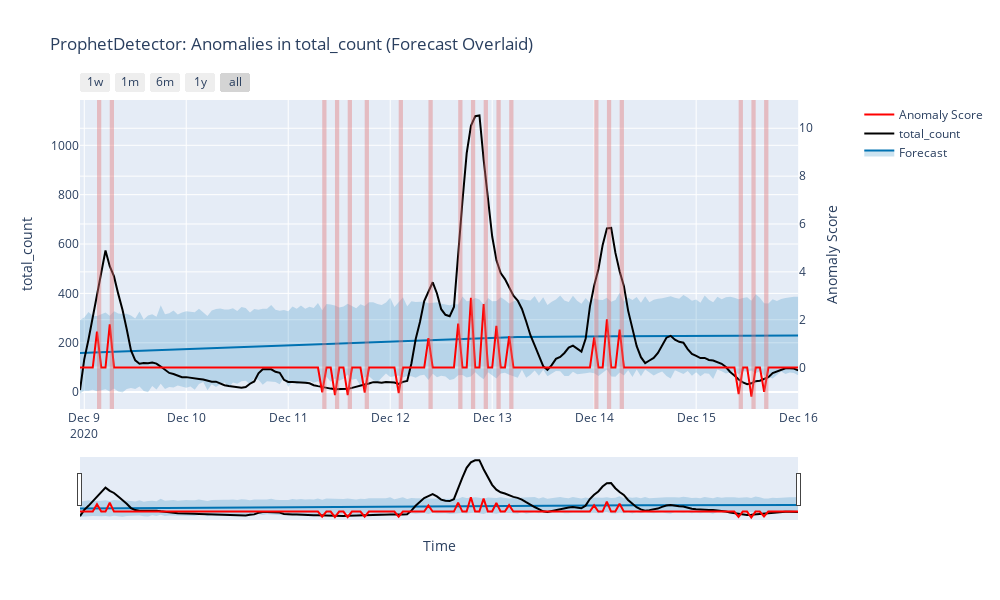
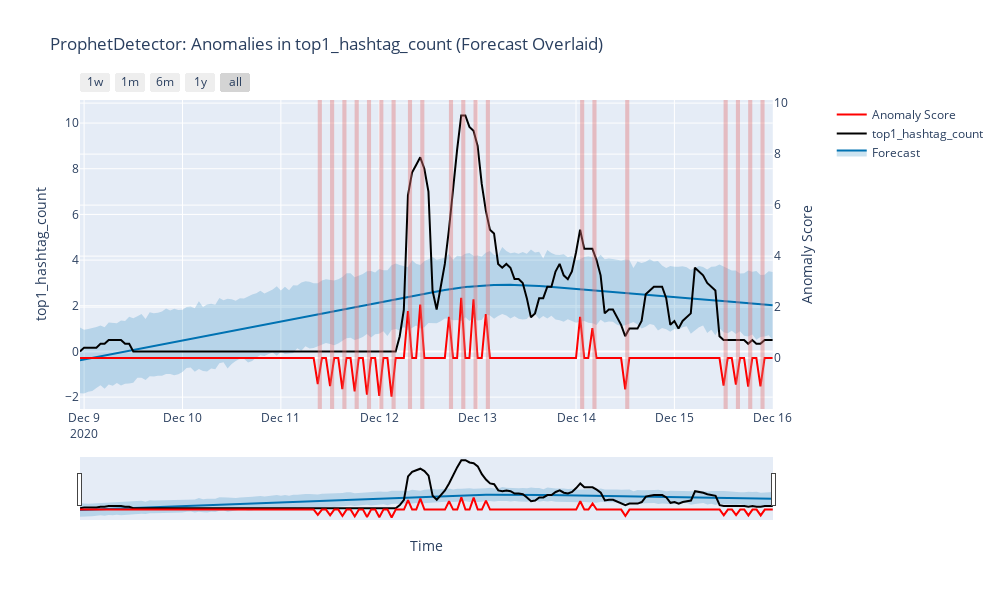
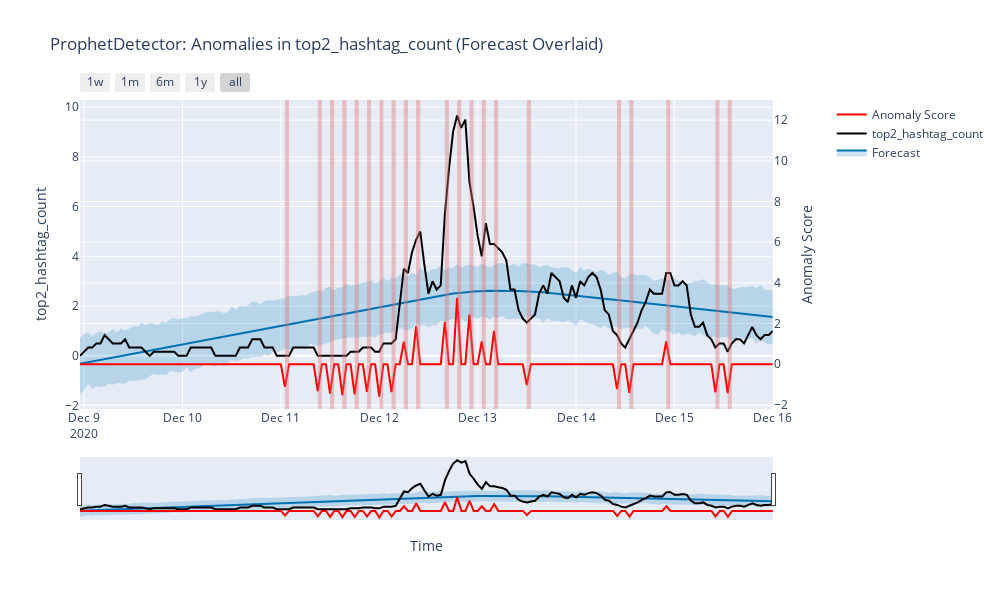
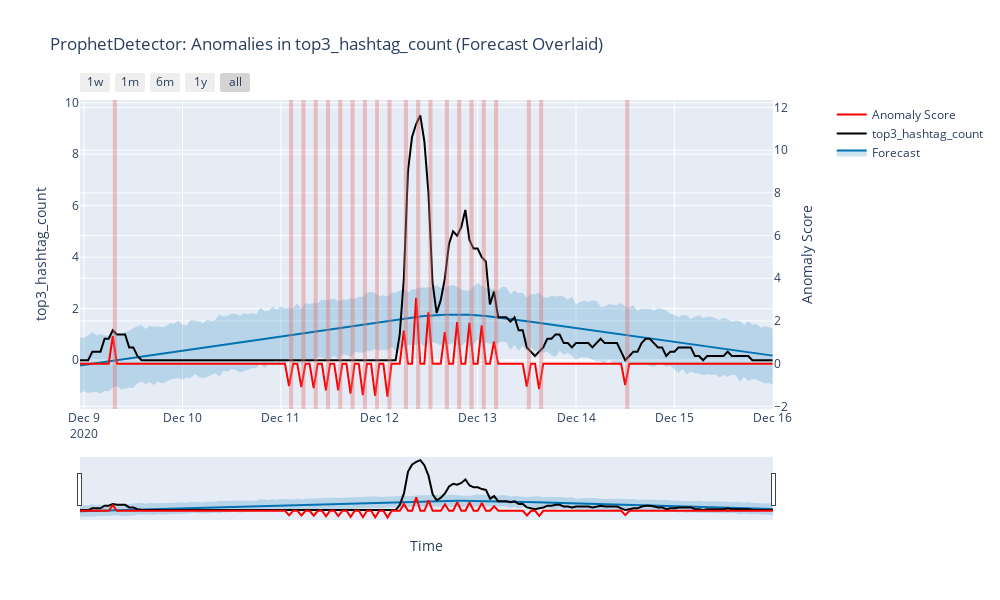

Notebook code cell kept with these figures, in order:
### Code cell
for feat in ["total_count", "top1_hashtag_count", "top2_hashtag_count", "top3_hashtag_count"]:
    detect_anomalies(
        df_timeseries, 
        feat,
        model=ProphetDetector(prophet_config)
    )

### Figure 1 — Plotly figure (JSON) as saved in the notebook; plotly's stock layout.template omitted (floating-point values rounded to 4 significant figures; data arrays with more than 128 entries replaced by an {"elided": "..."} marker saying what was removed)
{"data": [{"hoverinfo": "skip", "line": {"width": 0}, "mode": "lines", "showlegend": false, "type": "scatter", "x": {"elided": "170 str values"}, "y": {"elided": "170 float values"}}, {"fill": "tonexty", "fillcolor": "rgba(0, 114, 178, 0.2)", "line": {"color": "#0072B2", "width": 2}, "mode": "lines", "name": "Forecast", "type": "scatter", "x": {"elided": "170 str values"}, "y": {"elided": "170 float values"}}, {"fill": "tonexty", "fillcolor": "rgba(0, 114, 178, 0.2)", "hoverinfo": "skip", "line": {"width": 0}, "mode": "lines", "showlegend": false, "type": "scatter", "x": {"elided": "170 str values"}, "y": {"elided": "170 float values"}}, {"line": {"color": "black", "width": 2}, "mode": "lines", "name": "total_count", "type": "scatter", "x": {"elided": "170 str values"}, "y": {"elided": "170 float values"}}, {"line": {"color": "red", "width": 2}, "mode": "lines", "name": "Anomaly Score", "type": "scatter", "x": {"elided": "170 str values"}, "xaxis": "x", "y": {"elided": "170 float values"}, "yaxis": "y2"}], "layout": {"height": 600, "shapes": [{"fillcolor": "#e07070", "line": {"width": 0}, "opacity": 0.4, "type": "rect", "x0": "2020-12-09T03:00:00", "x1": "2020-12-09T04:00:00", "xref": "x", "y0": 0, "y1": 1, "yref": "y domain"}, {"fillcolor": "#e07070", "line": {"width": 0}, "opacity": 0.4, "type": "rect", "x0": "2020-12-09T06:00:00", "x1": "2020-12-09T07:00:00", "xref": "x", "y0": 0, "y1": 1, "yref": "y domain"}, {"fillcolor": "#e07070", "line": {"width": 0}, "opacity": 0.4, "type": "rect", "x0": "2020-12-11T08:00:00", "x1": "2020-12-11T09:00:00", "xref": "x", "y0": 0, "y1": 1, "yref": "y domain"}, {"fillcolor": "#e07070", "line": {"width": 0}, "opacity": 0.4, "type": "rect", "x0": "2020-12-11T11:00:00", "x1": "2020-12-11T12:00:00", "xref": "x", "y0": 0, "y1": 1, "yref": "y domain"}, {"fillcolor": "#e07070", "line": {"width": 0}, "opacity": 0.4, "type": "rect", "x0": "2020-12-11T14:00:00", "x1": "2020-12-11T15:00:00", "xref": "x", "y0": 0, "y1": 1, "yref": "y domain"}, {"fillcolor": "#e07070", "line": {"width": 0}, "opacity": 0.4, "type": "rect", "x0": "2020-12-11T18:00:00", "x1": "2020-12-11T19:00:00", "xref": "x", "y0": 0, "y1": 1, "yref": "y domain"}, {"fillcolor": "#e07070", "line": {"width": 0}, "opacity": 0.4, "type": "rect", "x0": "2020-12-12T02:00:00", "x1": "2020-12-12T03:00:00", "xref": "x", "y0": 0, "y1": 1, "yref": "y domain"}, {"fillcolor": "#e07070", "line": {"width": 0}, "opacity": 0.4, "type": "rect", "x0": "2020-12-12T09:00:00", "x1": "2020-12-12T10:00:00", "xref": "x", "y0": 0, "y1": 1, "yref": "y domain"}, {"fillcolor": "#e07070", "line": {"width": 0}, "opacity": 0.4, "type": "rect", "x0": "2020-12-12T16:00:00", "x1": "2020-12-12T17:00:00", "xref": "x", "y0": 0, "y1": 1, "yref": "y domain"}, {"fillcolor": "#e07070", "line": {"width": 0}, "opacity": 0.4, "type": "rect", "x0": "2020-12-12T19:00:00", "x1": "2020-12-12T20:00:00", "xref": "x", "y0": 0, "y1": 1, "yref": "y domain"}, {"fillcolor": "#e07070", "line": {"width": 0}, "opacity": 0.4, "type": "rect", "x0": "2020-12-12T22:00:00", "x1": "2020-12-12T23:00:00", "xref": "x", "y0": 0, "y1": 1, "yref": "y domain"}, {"fillcolor": "#e07070", "line": {"width": 0}, "opacity": 0.4, "type": "rect", "x0": "2020-12-13T01:00:00", "x1": "2020-12-13T02:00:00", "xref": "x", "y0": 0, "y1": 1, "yref": "y domain"}, {"fillcolor": "#e07070", "line": {"width": 0}, "opacity": 0.4, "type": "rect", "x0": "2020-12-13T04:00:00", "x1": "2020-12-13T05:00:00", "xref": "x", "y0": 0, "y1": 1, "yref": "y domain"}, {"fillcolor": "#e07070", "line": {"width": 0}, "opacity": 0.4, "type": "rect", "x0": "2020-12-14T00:00:00", "x1": "2020-12-14T01:00:00", "xref": "x", "y0": 0, "y1": 1, "yref": "y domain"}, {"fillcolor": "#e07070", "line": {"width": 0}, "opacity": 0.4, "type": "rect", "x0": "2020-12-14T03:00:00", "x1": "2020-12-14T04:00:00", "xref": "x", "y0": 0, "y1": 1, "yref": "y domain"}, {"fillcolor": "#e07070", "line": {"width": 0}, "opacity": 0.4, "type": "rect", "x0": "2020-12-14T06:00:00", "x1": "2020-12-14T07:00:00", "xref": "x", "y0": 0, "y1": 1, "yref": "y domain"}, {"fillcolor": "#e07070", "line": {"width": 0}, "opacity": 0.4, "type": "rect", "x0": "2020-12-15T10:00:00", "x1": "2020-12-15T11:00:00", "xref": "x", "y0": 0, "y1": 1, "yref": "y domain"}, {"fillcolor": "#e07070", "line": {"width": 0}, "opacity": 0.4, "type": "rect", "x0": "2020-12-15T13:00:00", "x1": "2020-12-15T14:00:00", "xref": "x", "y0": 0, "y1": 1, "yref": "y domain"}, {"fillcolor": "#e07070", "line": {"width": 0}, "opacity": 0.4, "type": "rect", "x0": "2020-12-15T16:00:00", "x1": "2020-12-15T17:00:00", "xref": "x", "y0": 0, "y1": 1, "yref": "y domain"}], "showlegend": true, "title": {"text": "ProphetDetector: Anomalies in total_count (Forecast Overlaid)"}, "width": 1000, "xaxis": {"anchor": "y", "domain": [0, 0.94], "rangeselector": {"buttons": [{"count": 7, "label": "1w", "step": "day", "stepmode": "backward"}, {"count": 1, "label": "1m", "step": "month", "stepmode": "backward"}, {"count": 6, "label": "6m", "step": "month", "stepmode": "backward"}, {"count": 1, "label": "1y", "step": "year", "stepmode": "backward"}, {"step": "all"}]}, "rangeslider": {"visible": true}, "title": {"text": "Time"}, "type": "date"}, "yaxis": {"anchor": "x", "domain": [0, 1], "title": {"text": "total_count"}}, "yaxis2": {"anchor": "x", "overlaying": "y", "range": [-1.73, 11.18], "side": "right", "title": {"text": "Anomaly Score"}}}}

### Figure 2 — Plotly figure (JSON) as saved in the notebook; plotly's stock layout.template omitted (floating-point values rounded to 4 significant figures; data arrays with more than 128 entries replaced by an {"elided": "..."} marker saying what was removed)
{"data": [{"hoverinfo": "skip", "line": {"width": 0}, "mode": "lines", "showlegend": false, "type": "scatter", "x": {"elided": "170 str values"}, "y": {"elided": "170 float values"}}, {"fill": "tonexty", "fillcolor": "rgba(0, 114, 178, 0.2)", "line": {"color": "#0072B2", "width": 2}, "mode": "lines", "name": "Forecast", "type": "scatter", "x": {"elided": "170 str values"}, "y": {"elided": "170 float values"}}, {"fill": "tonexty", "fillcolor": "rgba(0, 114, 178, 0.2)", "hoverinfo": "skip", "line": {"width": 0}, "mode": "lines", "showlegend": false, "type": "scatter", "x": {"elided": "170 str values"}, "y": {"elided": "170 float values"}}, {"line": {"color": "black", "width": 2}, "mode": "lines", "name": "top1_hashtag_count", "type": "scatter", "x": {"elided": "170 str values"}, "y": {"elided": "170 float values"}}, {"line": {"color": "red", "width": 2}, "mode": "lines", "name": "Anomaly Score", "type": "scatter", "x": {"elided": "170 str values"}, "xaxis": "x", "y": {"elided": "170 float values"}, "yaxis": "y2"}], "layout": {"height": 600, "shapes": [{"fillcolor": "#e07070", "line": {"width": 0}, "opacity": 0.4, "type": "rect", "x0": "2020-12-11T09:00:00", "x1": "2020-12-11T10:00:00", "xref": "x", "y0": 0, "y1": 1, "yref": "y domain"}, {"fillcolor": "#e07070", "line": {"width": 0}, "opacity": 0.4, "type": "rect", "x0": "2020-12-11T12:00:00", "x1": "2020-12-11T13:00:00", "xref": "x", "y0": 0, "y1": 1, "yref": "y domain"}, {"fillcolor": "#e07070", "line": {"width": 0}, "opacity": 0.4, "type": "rect", "x0": "2020-12-11T15:00:00", "x1": "2020-12-11T16:00:00", "xref": "x", "y0": 0, "y1": 1, "yref": "y domain"}, {"fillcolor": "#e07070", "line": {"width": 0}, "opacity": 0.4, "type": "rect", "x0": "2020-12-11T18:00:00", "x1": "2020-12-11T19:00:00", "xref": "x", "y0": 0, "y1": 1, "yref": "y domain"}, {"fillcolor": "#e07070", "line": {"width": 0}, "opacity": 0.4, "type": "rect", "x0": "2020-12-11T21:00:00", "x1": "2020-12-11T22:00:00", "xref": "x", "y0": 0, "y1": 1, "yref": "y domain"}, {"fillcolor": "#e07070", "line": {"width": 0}, "opacity": 0.4, "type": "rect", "x0": "2020-12-12T00:00:00", "x1": "2020-12-12T01:00:00", "xref": "x", "y0": 0, "y1": 1, "yref": "y domain"}, {"fillcolor": "#e07070", "line": {"width": 0}, "opacity": 0.4, "type": "rect", "x0": "2020-12-12T03:00:00", "x1": "2020-12-12T04:00:00", "xref": "x", "y0": 0, "y1": 1, "yref": "y domain"}, {"fillcolor": "#e07070", "line": {"width": 0}, "opacity": 0.4, "type": "rect", "x0": "2020-12-12T07:00:00", "x1": "2020-12-12T08:00:00", "xref": "x", "y0": 0, "y1": 1, "yref": "y domain"}, {"fillcolor": "#e07070", "line": {"width": 0}, "opacity": 0.4, "type": "rect", "x0": "2020-12-12T10:00:00", "x1": "2020-12-12T11:00:00", "xref": "x", "y0": 0, "y1": 1, "yref": "y domain"}, {"fillcolor": "#e07070", "line": {"width": 0}, "opacity": 0.4, "type": "rect", "x0": "2020-12-12T17:00:00", "x1": "2020-12-12T18:00:00", "xref": "x", "y0": 0, "y1": 1, "yref": "y domain"}, {"fillcolor": "#e07070", "line": {"width": 0}, "opacity": 0.4, "type": "rect", "x0": "2020-12-12T20:00:00", "x1": "2020-12-12T21:00:00", "xref": "x", "y0": 0, "y1": 1, "yref": "y domain"}, {"fillcolor": "#e07070", "line": {"width": 0}, "opacity": 0.4, "type": "rect", "x0": "2020-12-12T23:00:00", "x1": "2020-12-13T00:00:00", "xref": "x", "y0": 0, "y1": 1, "yref": "y domain"}, {"fillcolor": "#e07070", "line": {"width": 0}, "opacity": 0.4, "type": "rect", "x0": "2020-12-13T02:00:00", "x1": "2020-12-13T03:00:00", "xref": "x", "y0": 0, "y1": 1, "yref": "y domain"}, {"fillcolor": "#e07070", "line": {"width": 0}, "opacity": 0.4, "type": "rect", "x0": "2020-12-14T01:00:00", "x1": "2020-12-14T02:00:00", "xref": "x", "y0": 0, "y1": 1, "yref": "y domain"}, {"fillcolor": "#e07070", "line": {"width": 0}, "opacity": 0.4, "type": "rect", "x0": "2020-12-14T04:00:00", "x1": "2020-12-14T05:00:00", "xref": "x", "y0": 0, "y1": 1, "yref": "y domain"}, {"fillcolor": "#e07070", "line": {"width": 0}, "opacity": 0.4, "type": "rect", "x0": "2020-12-14T12:00:00", "x1": "2020-12-14T13:00:00", "xref": "x", "y0": 0, "y1": 1, "yref": "y domain"}, {"fillcolor": "#e07070", "line": {"width": 0}, "opacity": 0.4, "type": "rect", "x0": "2020-12-15T12:00:00", "x1": "2020-12-15T13:00:00", "xref": "x", "y0": 0, "y1": 1, "yref": "y domain"}, {"fillcolor": "#e07070", "line": {"width": 0}, "opacity": 0.4, "type": "rect", "x0": "2020-12-15T15:00:00", "x1": "2020-12-15T16:00:00", "xref": "x", "y0": 0, "y1": 1, "yref": "y domain"}, {"fillcolor": "#e07070", "line": {"width": 0}, "opacity": 0.4, "type": "rect", "x0": "2020-12-15T18:00:00", "x1": "2020-12-15T19:00:00", "xref": "x", "y0": 0, "y1": 1, "yref": "y domain"}, {"fillcolor": "#e07070", "line": {"width": 0}, "opacity": 0.4, "type": "rect", "x0": "2020-12-15T21:00:00", "x1": "2020-12-15T22:00:00", "xref": "x", "y0": 0, "y1": 1, "yref": "y domain"}], "showlegend": true, "title": {"text": "ProphetDetector: Anomalies in top1_hashtag_count (Forecast Overlaid)"}, "width": 1000, "xaxis": {"anchor": "y", "domain": [0, 0.94], "rangeselector": {"buttons": [{"count": 7, "label": "1w", "step": "day", "stepmode": "backward"}, {"count": 1, "label": "1m", "step": "month", "stepmode": "backward"}, {"count": 6, "label": "6m", "step": "month", "stepmode": "backward"}, {"count": 1, "label": "1y", "step": "year", "stepmode": "backward"}, {"step": "all"}]}, "rangeslider": {"visible": true}, "title": {"text": "Time"}, "type": "date"}, "yaxis": {"anchor": "x", "domain": [0, 1], "title": {"text": "top1_hashtag_count"}}, "yaxis2": {"anchor": "x", "overlaying": "y", "range": [-1.996, 10.12], "side": "right", "title": {"text": "Anomaly Score"}}}}

### Figure 3 — Plotly figure (JSON) as saved in the notebook; plotly's stock layout.template omitted (floating-point values rounded to 4 significant figures; data arrays with more than 128 entries replaced by an {"elided": "..."} marker saying what was removed)
{"data": [{"hoverinfo": "skip", "line": {"width": 0}, "mode": "lines", "showlegend": false, "type": "scatter", "x": {"elided": "170 str values"}, "y": {"elided": "170 float values"}}, {"fill": "tonexty", "fillcolor": "rgba(0, 114, 178, 0.2)", "line": {"color": "#0072B2", "width": 2}, "mode": "lines", "name": "Forecast", "type": "scatter", "x": {"elided": "170 str values"}, "y": {"elided": "170 float values"}}, {"fill": "tonexty", "fillcolor": "rgba(0, 114, 178, 0.2)", "hoverinfo": "skip", "line": {"width": 0}, "mode": "lines", "showlegend": false, "type": "scatter", "x": {"elided": "170 str values"}, "y": {"elided": "170 float values"}}, {"line": {"color": "black", "width": 2}, "mode": "lines", "name": "top2_hashtag_count", "type": "scatter", "x": {"elided": "170 str values"}, "y": {"elided": "170 float values"}}, {"line": {"color": "red", "width": 2}, "mode": "lines", "name": "Anomaly Score", "type": "scatter", "x": {"elided": "170 str values"}, "xaxis": "x", "y": {"elided": "170 float values"}, "yaxis": "y2"}], "layout": {"height": 600, "shapes": [{"fillcolor": "#e07070", "line": {"width": 0}, "opacity": 0.4, "type": "rect", "x0": "2020-12-11T01:00:00", "x1": "2020-12-11T02:00:00", "xref": "x", "y0": 0, "y1": 1, "yref": "y domain"}, {"fillcolor": "#e07070", "line": {"width": 0}, "opacity": 0.4, "type": "rect", "x0": "2020-12-11T09:00:00", "x1": "2020-12-11T10:00:00", "xref": "x", "y0": 0, "y1": 1, "yref": "y domain"}, {"fillcolor": "#e07070", "line": {"width": 0}, "opacity": 0.4, "type": "rect", "x0": "2020-12-11T12:00:00", "x1": "2020-12-11T13:00:00", "xref": "x", "y0": 0, "y1": 1, "yref": "y domain"}, {"fillcolor": "#e07070", "line": {"width": 0}, "opacity": 0.4, "type": "rect", "x0": "2020-12-11T15:00:00", "x1": "2020-12-11T16:00:00", "xref": "x", "y0": 0, "y1": 1, "yref": "y domain"}, {"fillcolor": "#e07070", "line": {"width": 0}, "opacity": 0.4, "type": "rect", "x0": "2020-12-11T18:00:00", "x1": "2020-12-11T19:00:00", "xref": "x", "y0": 0, "y1": 1, "yref": "y domain"}, {"fillcolor": "#e07070", "line": {"width": 0}, "opacity": 0.4, "type": "rect", "x0": "2020-12-11T21:00:00", "x1": "2020-12-11T22:00:00", "xref": "x", "y0": 0, "y1": 1, "yref": "y domain"}, {"fillcolor": "#e07070", "line": {"width": 0}, "opacity": 0.4, "type": "rect", "x0": "2020-12-12T00:00:00", "x1": "2020-12-12T01:00:00", "xref": "x", "y0": 0, "y1": 1, "yref": "y domain"}, {"fillcolor": "#e07070", "line": {"width": 0}, "opacity": 0.4, "type": "rect", "x0": "2020-12-12T03:00:00", "x1": "2020-12-12T04:00:00", "xref": "x", "y0": 0, "y1": 1, "yref": "y domain"}, {"fillcolor": "#e07070", "line": {"width": 0}, "opacity": 0.4, "type": "rect", "x0": "2020-12-12T06:00:00", "x1": "2020-12-12T07:00:00", "xref": "x", "y0": 0, "y1": 1, "yref": "y domain"}, {"fillcolor": "#e07070", "line": {"width": 0}, "opacity": 0.4, "type": "rect", "x0": "2020-12-12T09:00:00", "x1": "2020-12-12T10:00:00", "xref": "x", "y0": 0, "y1": 1, "yref": "y domain"}, {"fillcolor": "#e07070", "line": {"width": 0}, "opacity": 0.4, "type": "rect", "x0": "2020-12-12T16:00:00", "x1": "2020-12-12T17:00:00", "xref": "x", "y0": 0, "y1": 1, "yref": "y domain"}, {"fillcolor": "#e07070", "line": {"width": 0}, "opacity": 0.4, "type": "rect", "x0": "2020-12-12T19:00:00", "x1": "2020-12-12T20:00:00", "xref": "x", "y0": 0, "y1": 1, "yref": "y domain"}, {"fillcolor": "#e07070", "line": {"width": 0}, "opacity": 0.4, "type": "rect", "x0": "2020-12-12T22:00:00", "x1": "2020-12-12T23:00:00", "xref": "x", "y0": 0, "y1": 1, "yref": "y domain"}, {"fillcolor": "#e07070", "line": {"width": 0}, "opacity": 0.4, "type": "rect", "x0": "2020-12-13T01:00:00", "x1": "2020-12-13T02:00:00", "xref": "x", "y0": 0, "y1": 1, "yref": "y domain"}, {"fillcolor": "#e07070", "line": {"width": 0}, "opacity": 0.4, "type": "rect", "x0": "2020-12-13T04:00:00", "x1": "2020-12-13T05:00:00", "xref": "x", "y0": 0, "y1": 1, "yref": "y domain"}, {"fillcolor": "#e07070", "line": {"width": 0}, "opacity": 0.4, "type": "rect", "x0": "2020-12-13T12:00:00", "x1": "2020-12-13T13:00:00", "xref": "x", "y0": 0, "y1": 1, "yref": "y domain"}, {"fillcolor": "#e07070", "line": {"width": 0}, "opacity": 0.4, "type": "rect", "x0": "2020-12-14T10:00:00", "x1": "2020-12-14T11:00:00", "xref": "x", "y0": 0, "y1": 1, "yref": "y domain"}, {"fillcolor": "#e07070", "line": {"width": 0}, "opacity": 0.4, "type": "rect", "x0": "2020-12-14T13:00:00", "x1": "2020-12-14T14:00:00", "xref": "x", "y0": 0, "y1": 1, "yref": "y domain"}, {"fillcolor": "#e07070", "line": {"width": 0}, "opacity": 0.4, "type": "rect", "x0": "2020-12-14T22:00:00", "x1": "2020-12-14T23:00:00", "xref": "x", "y0": 0, "y1": 1, "yref": "y domain"}, {"fillcolor": "#e07070", "line": {"width": 0}, "opacity": 0.4, "type": "rect", "x0": "2020-12-15T10:00:00", "x1": "2020-12-15T11:00:00", "xref": "x", "y0": 0, "y1": 1, "yref": "y domain"}, {"fillcolor": "#e07070", "line": {"width": 0}, "opacity": 0.4, "type": "rect", "x0": "2020-12-15T13:00:00", "x1": "2020-12-15T14:00:00", "xref": "x", "y0": 0, "y1": 1, "yref": "y domain"}], "showlegend": true, "title": {"text": "ProphetDetector: Anomalies in top2_hashtag_count (Forecast Overlaid)"}, "width": 1000, "xaxis": {"anchor": "y", "domain": [0, 0.94], "rangeselector": {"buttons": [{"count": 7, "label": "1w", "step": "day", "stepmode": "backward"}, {"count": 1, "label": "1m", "step": "month", "stepmode": "backward"}, {"count": 6, "label": "6m", "step": "month", "stepmode": "backward"}, {"count": 1, "label": "1y", "step": "year", "stepmode": "backward"}, {"step": "all"}]}, "rangeslider": {"visible": true}, "title": {"text": "Time"}, "type": "date"}, "yaxis": {"anchor": "x", "domain": [0, 1], "title": {"text": "top2_hashtag_count"}}, "yaxis2": {"anchor": "x", "overlaying": "y", "range": [-2.198, 12.99], "side": "right", "title": {"text": "Anomaly Score"}}}}

### Figure 4 — Plotly figure (JSON) as saved in the notebook; plotly's stock layout.template omitted (floating-point values rounded to 4 significant figures; data arrays with more than 128 entries replaced by an {"elided": "..."} marker saying what was removed)
{"data": [{"hoverinfo": "skip", "line": {"width": 0}, "mode": "lines", "showlegend": false, "type": "scatter", "x": {"elided": "170 str values"}, "y": {"elided": "170 float values"}}, {"fill": "tonexty", "fillcolor": "rgba(0, 114, 178, 0.2)", "line": {"color": "#0072B2", "width": 2}, "mode": "lines", "name": "Forecast", "type": "scatter", "x": {"elided": "170 str values"}, "y": {"elided": "170 float values"}}, {"fill": "tonexty", "fillcolor": "rgba(0, 114, 178, 0.2)", "hoverinfo": "skip", "line": {"width": 0}, "mode": "lines", "showlegend": false, "type": "scatter", "x": {"elided": "170 str values"}, "y": {"elided": "170 float values"}}, {"line": {"color": "black", "width": 2}, "mode": "lines", "name": "top3_hashtag_count", "type": "scatter", "x": {"elided": "170 str values"}, "y": {"elided": "170 float values"}}, {"line": {"color": "red", "width": 2}, "mode": "lines", "name": "Anomaly Score", "type": "scatter", "x": {"elided": "170 str values"}, "xaxis": "x", "y": {"elided": "170 float values"}, "yaxis": "y2"}], "layout": {"height": 600, "shapes": [{"fillcolor": "#e07070", "line": {"width": 0}, "opacity": 0.4, "type": "rect", "x0": "2020-12-09T07:00:00", "x1": "2020-12-09T08:00:00", "xref": "x", "y0": 0, "y1": 1, "yref": "y domain"}, {"fillcolor": "#e07070", "line": {"width": 0}, "opacity": 0.4, "type": "rect", "x0": "2020-12-11T02:00:00", "x1": "2020-12-11T03:00:00", "xref": "x", "y0": 0, "y1": 1, "yref": "y domain"}, {"fillcolor": "#e07070", "line": {"width": 0}, "opacity": 0.4, "type": "rect", "x0": "2020-12-11T05:00:00", "x1": "2020-12-11T06:00:00", "xref": "x", "y0": 0, "y1": 1, "yref": "y domain"}, {"fillcolor": "#e07070", "line": {"width": 0}, "opacity": 0.4, "type": "rect", "x0": "2020-12-11T08:00:00", "x1": "2020-12-11T09:00:00", "xref": "x", "y0": 0, "y1": 1, "yref": "y domain"}, {"fillcolor": "#e07070", "line": {"width": 0}, "opacity": 0.4, "type": "rect", "x0": "2020-12-11T11:00:00", "x1": "2020-12-11T12:00:00", "xref": "x", "y0": 0, "y1": 1, "yref": "y domain"}, {"fillcolor": "#e07070", "line": {"width": 0}, "opacity": 0.4, "type": "rect", "x0": "2020-12-11T14:00:00", "x1": "2020-12-11T15:00:00", "xref": "x", "y0": 0, "y1": 1, "yref": "y domain"}, {"fillcolor": "#e07070", "line": {"width": 0}, "opacity": 0.4, "type": "rect", "x0": "2020-12-11T17:00:00", "x1": "2020-12-11T18:00:00", "xref": "x", "y0": 0, "y1": 1, "yref": "y domain"}, {"fillcolor": "#e07070", "line": {"width": 0}, "opacity": 0.4, "type": "rect", "x0": "2020-12-11T20:00:00", "x1": "2020-12-11T21:00:00", "xref": "x", "y0": 0, "y1": 1, "yref": "y domain"}, {"fillcolor": "#e07070", "line": {"width": 0}, "opacity": 0.4, "type": "rect", "x0": "2020-12-11T23:00:00", "x1": "2020-12-12T00:00:00", "xref": "x", "y0": 0, "y1": 1, "yref": "y domain"}, {"fillcolor": "#e07070", "line": {"width": 0}, "opacity": 0.4, "type": "rect", "x0": "2020-12-12T02:00:00", "x1": "2020-12-12T03:00:00", "xref": "x", "y0": 0, "y1": 1, "yref": "y domain"}, {"fillcolor": "#e07070", "line": {"width": 0}, "opacity": 0.4, "type": "rect", "x0": "2020-12-12T06:00:00", "x1": "2020-12-12T07:00:00", "xref": "x", "y0": 0, "y1": 1, "yref": "y domain"}, {"fillcolor": "#e07070", "line": {"width": 0}, "opacity": 0.4, "type": "rect", "x0": "2020-12-12T09:00:00", "x1": "2020-12-12T10:00:00", "xref": "x", "y0": 0, "y1": 1, "yref": "y domain"}, {"fillcolor": "#e07070", "line": {"width": 0}, "opacity": 0.4, "type": "rect", "x0": "2020-12-12T12:00:00", "x1": "2020-12-12T13:00:00", "xref": "x", "y0": 0, "y1": 1, "yref": "y domain"}, {"fillcolor": "#e07070", "line": {"width": 0}, "opacity": 0.4, "type": "rect", "x0": "2020-12-12T16:00:00", "x1": "2020-12-12T17:00:00", "xref": "x", "y0": 0, "y1": 1, "yref": "y domain"}, {"fillcolor": "#e07070", "line": {"width": 0}, "opacity": 0.4, "type": "rect", "x0": "2020-12-12T19:00:00", "x1": "2020-12-12T20:00:00", "xref": "x", "y0": 0, "y1": 1, "yref": "y domain"}, {"fillcolor": "#e07070", "line": {"width": 0}, "opacity": 0.4, "type": "rect", "x0": "2020-12-12T22:00:00", "x1": "2020-12-12T23:00:00", "xref": "x", "y0": 0, "y1": 1, "yref": "y domain"}, {"fillcolor": "#e07070", "line": {"width": 0}, "opacity": 0.4, "type": "rect", "x0": "2020-12-13T01:00:00", "x1": "2020-12-13T02:00:00", "xref": "x", "y0": 0, "y1": 1, "yref": "y domain"}, {"fillcolor": "#e07070", "line": {"width": 0}, "opacity": 0.4, "type": "rect", "x0": "2020-12-13T04:00:00", "x1": "2020-12-13T05:00:00", "xref": "x", "y0": 0, "y1": 1, "yref": "y domain"}, {"fillcolor": "#e07070", "line": {"width": 0}, "opacity": 0.4, "type": "rect", "x0": "2020-12-13T12:00:00", "x1": "2020-12-13T13:00:00", "xref": "x", "y0": 0, "y1": 1, "yref": "y domain"}, {"fillcolor": "#e07070", "line": {"width": 0}, "opacity": 0.4, "type": "rect", "x0": "2020-12-13T15:00:00", "x1": "2020-12-13T16:00:00", "xref": "x", "y0": 0, "y1": 1, "yref": "y domain"}, {"fillcolor": "#e07070", "line": {"width": 0}, "opacity": 0.4, "type": "rect", "x0": "2020-12-14T12:00:00", "x1": "2020-12-14T13:00:00", "xref": "x", "y0": 0, "y1": 1, "yref": "y domain"}], "showlegend": true, "title": {"text": "ProphetDetector: Anomalies in top3_hashtag_count (Forecast Overlaid)"}, "width": 1000, "xaxis": {"anchor": "y", "domain": [0, 0.94], "rangeselector": {"buttons": [{"count": 7, "label": "1w", "step": "day", "stepmode": "backward"}, {"count": 1, "label": "1m", "step": "month", "stepmode": "backward"}, {"count": 6, "label": "6m", "step": "month", "stepmode": "backward"}, {"count": 1, "label": "1y", "step": "year", "stepmode": "backward"}, {"step": "all"}]}, "rangeslider": {"visible": true}, "title": {"text": "Time"}, "type": "date"}, "yaxis": {"anchor": "x", "domain": [0, 1], "title": {"text": "top3_hashtag_count"}}, "yaxis2": {"anchor": "x", "overlaying": "y", "range": [-2.125, 12.35], "side": "right", "title": {"text": "Anomaly Score"}}}}
